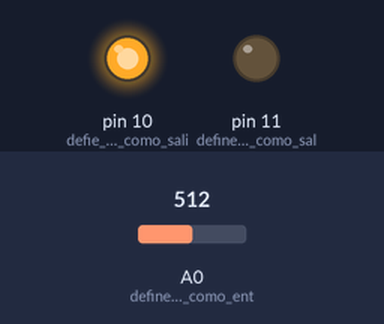
A sketch run on a simulated Arduino Uno, built with avr-gcc and run on an emulated ATmega328P. On the bench: output pins drawn as LEDs (lit = HIGH). Inputs (shaded band) come from the test bench; at power-on: A0 (define_al_pin_A0_como_ent) = 512.

Above: at 1.2 s.
1.3 s: A0 (define_al_pin_A0_como_ent) set to 192
2.8 s: A0 (define_al_pin_A0_como_ent) set to 160
At 3.1 s:
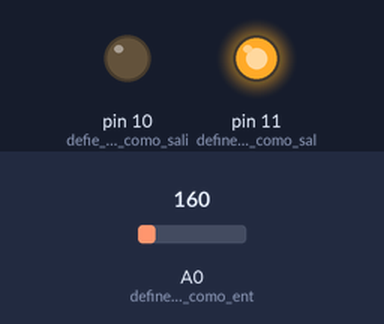
4.3 s: A0 (define_al_pin_A0_como_ent) set to 306
At 5.5 s:
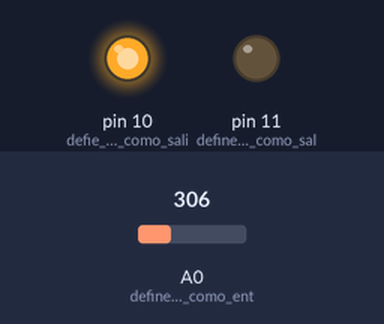
5.8 s: A0 (define_al_pin_A0_como_ent) set to 122
At 6.7 s:
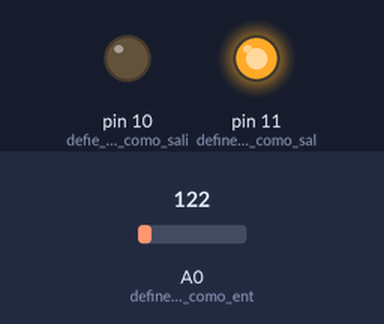
Timing chart, 0 to 8.3 s (numbered marks = the images above; inputs shaded):
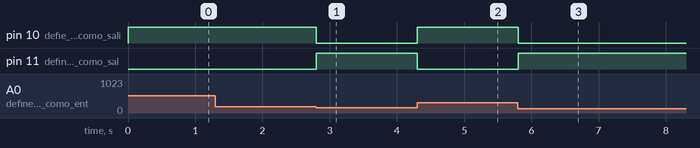

Measured:
- the behaviour switches between 174 and 173 on A0 (define_al_pin_A0_como_ent) (found by bisection; images 0 and 1)
- after the input at 1.3 s, every drawn part: stays the same
- after the input at 2.8 s, pin 10 (defie_al_pin_10_como_sali): HIGH → LOW at once; pin 11 (define_al_pin_11_como_sal): LOW → HIGH at once
- after the input at 4.3 s, pin 10 (defie_al_pin_10_como_sali): LOW → HIGH at once; pin 11 (define_al_pin_11_como_sal): HIGH → LOW at once
- after the input at 5.8 s, pin 10 (defie_al_pin_10_como_sali): HIGH → LOW at once; pin 11 (define_al_pin_11_como_sal): LOW → HIGH at once

The sketch:

ejercicio6_apr30b.ino
```cpp
int temperatura = 0;  //define al pasador 0

void setup()   // le define la funcion a cada pin
{
  pinMode(A0, INPUT);  //define al pin A0 como entrada
  pinMode(11, OUTPUT);  //define al pin 11 como salida
  pinMode(10, OUTPUT);  //defie al pin 10 como salida
}

void loop()  //las funciones se repetiran infinitamente
{
  temperatura = -40 + 0.488155 * (analogRead(A0) - 20);
  if (temperatura < 35) {    //si la temperatura es menor a 35 se cumplen las siguientes funciones
    digitalWrite(11, HIGH);  //se enciende el pin 11
    digitalWrite(10, LOW);   //se apaga el pin 10
  } else {     //si la temperatura no es menor a 35 se cumplen las siguientes funciones
    digitalWrite(11, LOW);   //se apaga el pin 11
    digitalWrite(10, HIGH);  //se prende el pin 10
  }

  delay(10); //Le da el tiempo de espera
}
```
